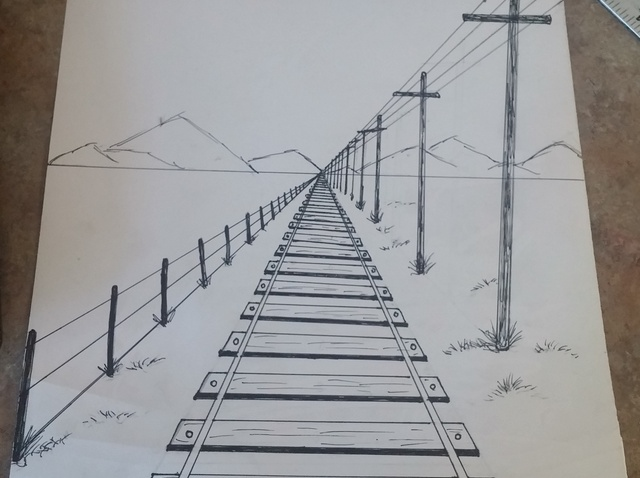
#> input picture draw.jpg, 640 x 478 px
$ python PerspectiveTransform.py
#> lines starting #> are read from the running program, lines starting #| are printed output that depends on the picture
import cv2
import numpy as np

class PerspectiveTransform():
	def __init__(self):
		self.image = None
		self.points = None

	def order_points(self):
		rect = np.zeros((4,2), dtype="float32")
		# top-left top-right bottom-right bottom-left
		for i in range(len(self.points)):
			rect[i] = self.points[i]
		return rect

	def perspective_transformation(self,image,points):
		self.image=image
		self.points=points
		# get ordered points and unpack them
		rect = self.order_points()
		(tl, tr, bl, br) = rect	 ## top-left top-right bottom-right bottom-left

		#print(rect)# compute width of new image

		# distance between topmost two points
		widthT = np.sqrt((tr[0]-tl[0])**2 + (tr[1]-tl[1])**2)
		# distance between bottommost two points
		widthB = np.sqrt((br[0]-bl[0])**2 + (br[1]-bl[1])**2)

		# compute height
		#distance between leftmost points
		heightL = np.sqrt((tl[0]-bl[0])**2 + (tl[1]-bl[1])**2)
		# distance between rightmost points
		heightR = np.sqrt((tr[0]-br[0])**2 + (tr[1]-br[1])**2)

		# find max height and width
		maxWidth = max(int(widthB), int(widthT))
		maxHeight = max(int(heightL), int(heightR))

		#print('width:'+str(maxWidth))
		#print('height:'+str(maxHeight))

		dst = np.float32([[0,0],
			[maxWidth-1,0],
			[maxWidth-1, maxHeight-1],
			[0,maxHeight-1]])

		# compute perspective transform matrix
		M = cv2.getPerspectiveTransform(rect, dst)
		warped = cv2.warpPerspective(self.image, M, (maxWidth, maxHeight))

		return warped


def main():

	img = cv2.imread('draw.jpg',1)
#> img is the input picture: shape (478, 640, 3); mean B, G, R 156, 154.9, 155.1
	pts = [(70,2),(554,3),(618,471),(13,474)]

	PT_obj = PerspectiveTransform()
	transformed_img = PT_obj.perspective_transformation(img,pts)
#> in perspective_transformation, `warped = cv2.warpPerspective(self.image, M, (maxWidth, maxHeight))`:
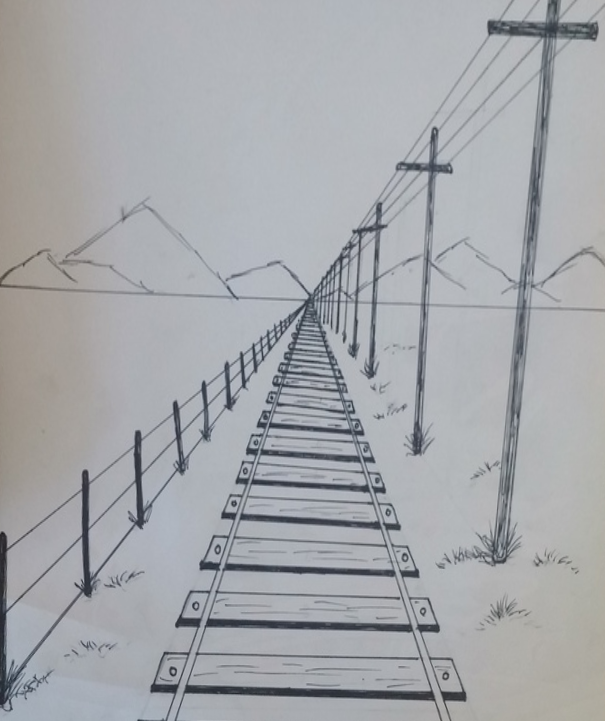
#> warped: shape (721, 605, 3); mean B, G, R 170.9, 167.4, 165.4

	cv2.imshow('unchanged image', transformed_img)
	k = cv2.waitKey(0)      # keyboard binding function
#> (key Esc is pressed here)
	if k == 27:  # wait for ESC key to exit
		cv2.destroyAllWindows()  # simply destroys all the windows we created

if __name__ == '__main__':
	main()
